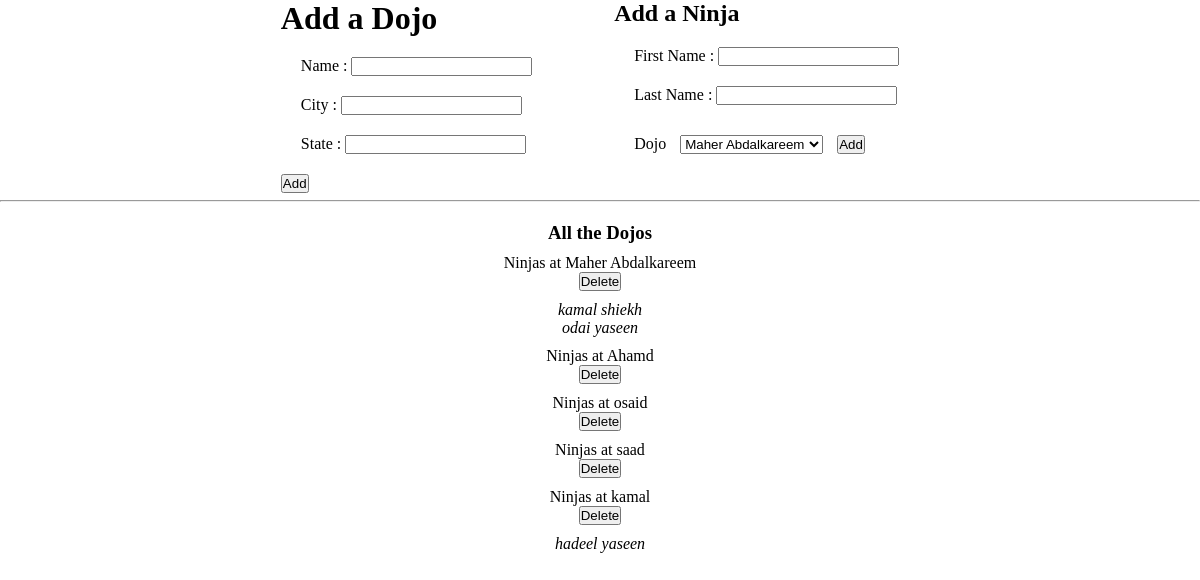
Before: / with the older database file.
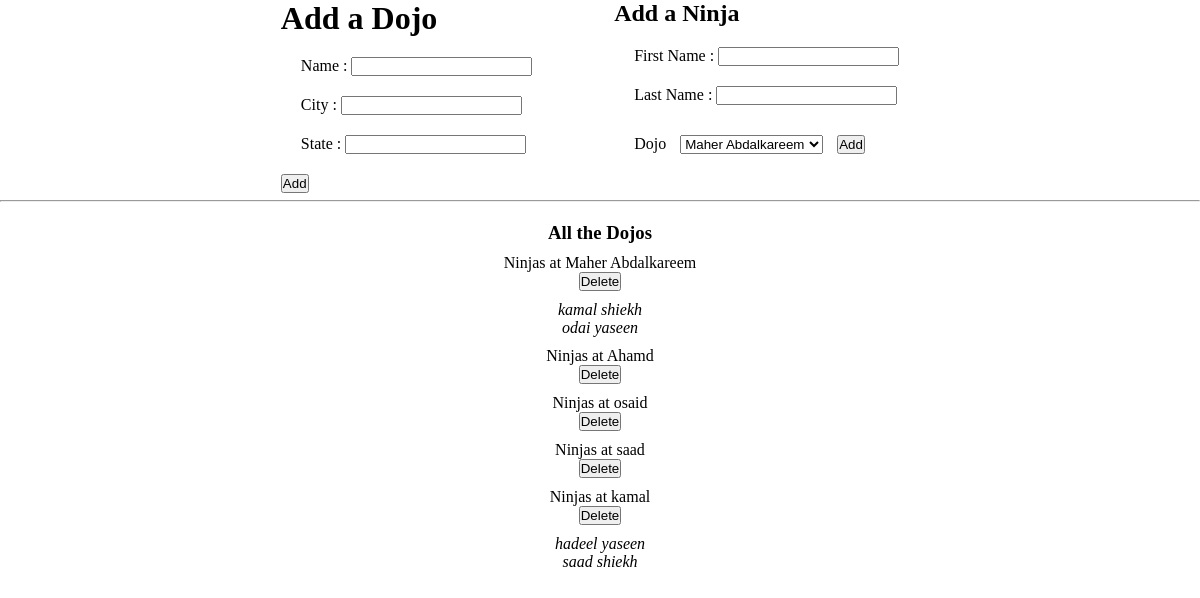
After: the same page with the newer database file.
### Dojo_Ninja_app/models.py (models this page shows)
class Dojo(models.Model):
    name=models.CharField(max_length=255)
    city=models.CharField(max_length=255)
    state=models.CharField(max_length=2)
    desc=models.TextField()
    created_at = models.DateTimeField(auto_now_add=True)
    updated_at = models.DateTimeField(auto_now=True)

class Ninja(models.Model):
    first_name=models.CharField(max_length=255)
    last_name=models.CharField(max_length=255)
    dojo=models.ForeignKey(Dojo,related_name="ninjas",on_delete=models.CASCADE)
    created_at = models.DateTimeField(auto_now_add=True)
    updated_at = models.DateTimeField(auto_now=True)

### Dojo_Ninja_app/views.py (the view)
# urls.py: path('',views.show),
def show(request):
    context={
        "Dojos":Dojo.objects.all()
    }
    return render(request,'dojo_ninja.html',context)

### Dojo_Ninja_app/templates/dojo_ninja.html (shortened to what this page needs)
<!DOCTYPE html>
<html lang="en">
<head>
    {% load static%}
    <link rel="stylesheet" href="{% static 'dojo.css'%}">
</head>
<body>
    <div class="cont">
        <div class="dojo">
            <h1>Add a Dojo</h1>
            <form action="/add_dojo" method="post">
                <p>Name : <input type="text" name="name"></p>
                <p>City : <input type="text" name="city"></p>
                <p>State : <input type="text" name="state"></p>
                <button type="submit">Add</button>
            </form>
        </div>
        <div class="ninja">
            <h2>Add a Ninja</h2>
            <form action="/add_ninja" method="post">
                <p>First Name : <input type="text" name="first_name"></p>
                <p>Last Name : <input type="text" name="last_name"></p>
                <p>Dojo <select name="x">
                        {% for i in Dojos %}
                        <option value={{i.id}}>{{i.name}} </option>
                        {% endfor %}
                    </select>
                    <button type="submit">Add</button>
                </p>
            </form>
        </div>
    </div>
    <hr>
    <div class="display">
        <h3>All the Dojos</h3>
        <ul>
            {% for i in Dojos%}
            <li name="z" >Ninjas at {{i.name}} <form action="/delete" method="post" >{% csrf_token %}
                <button type="submit"> Delete</button></form>
                <ul>
                    {% for Ninja in i.ninjas.all %}
                    <li><em>{{Ninja.first_name}} {{Ninja.last_name}}</em></li>
                    {% endfor %}
                </ul>
            </li>
            {% endfor %}
        </ul>
    </div>
</body>
</html>

Changed rows visible on the page:
added Ninja: first_name "saad", last_name "shiekh", shown under Dojo "kamal"
